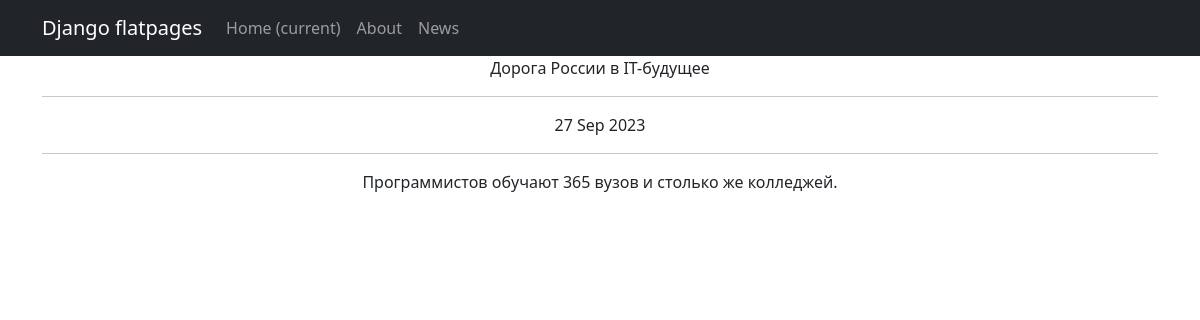
The page /news/2 on the database its author committed.
### news/models.py (models this page shows, shortened)
class Post(models.Model):
    author = models.ForeignKey(Author, on_delete=models.CASCADE)
    NEWS = 'NW'
    ARTICLE = 'AR'
    CATEGORY_CHOICES = (
        (NEWS, 'Новость'),
        (ARTICLE, 'Статья'),
    )
    categoryType = models.CharField(max_length=2, choices=CATEGORY_CHOICES, default=ARTICLE)
    dateCreation = models.DateTimeField(auto_now_add=True)
    title = models.CharField(max_length=128)
    text = models.TextField()
    rating = models.SmallIntegerField(default=0)
    category = models.ManyToManyField(Category, through='PostCategory')

### news/views.py (the view)
# urls.py: path('<int:pk>', NewDetail.as_view(), name='post_detail'),
class NewDetail(DetailView):
    model = Post
    template_name = 'new.html'
    context_object_name = 'new'

### news/templates/flatpages/new.html (shortened to what this page needs)
{% extends 'flatpages/default.html' %}
{% block content %}
<tr>{{new.title}}</tr>
<hr>
<tr>{{new.dateCreation|date:'d M Y'}}</tr>
<hr>
<tr>{{new.text}}</tr>
{% endblock content %}

### rows shown on the page
Post: title "Дорога России в IT-будущее", dateCreation "27 Sep 2023", text "Программистов обучают 365 вузов и столько же колледжей."
